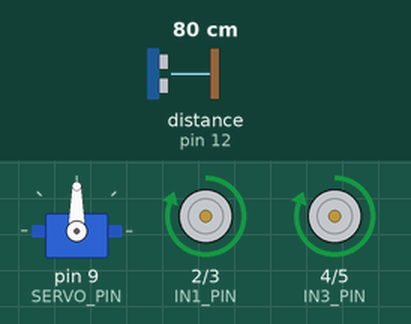
This sketch was run on a simulated Arduino Uno, built with avr-gcc and run on an emulated ATmega328P. Shown: servo, motor-driver pin pairs drawn as motors (green arrow = first pin HIGH = forward, orange = second pin HIGH = backward, longer = more drive). Wiring (inferred from the names in the program): ultrasonic range finder: trigger pin 11; echo pin 12. The inputs (shaded band) are chosen by the test bench; at power-on: distance to the obstacle (sensor on pin 12) 80 cm. The echo pulse lasts 58.3 µs per cm.

Above: at 2.0 s.
2.1 s: distance to the obstacle (sensor on pin 12) set to 29 cm
3.6 s: distance to the obstacle (sensor on pin 12) set to 24 cm
At 6.5 s:
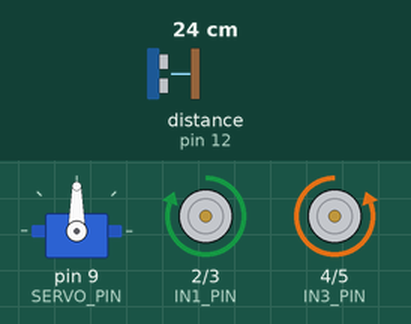
6.6 s: distance to the obstacle (sensor on pin 12) set to 35 cm
At 7.2 s:
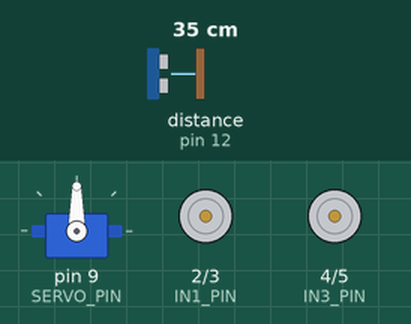
8.8 s: distance to the obstacle (sensor on pin 12) set to 2 cm
At 10.25 s:
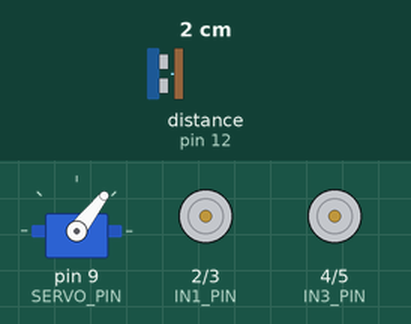
14.8 s: distance to the obstacle (sensor on pin 12) set to 60 cm
At 14.98 s:
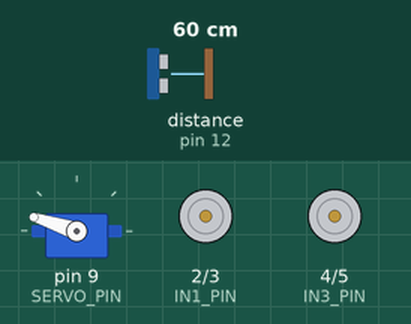
Timing chart, 0 to 17.8 s (numbered marks = the images above; inputs shaded):
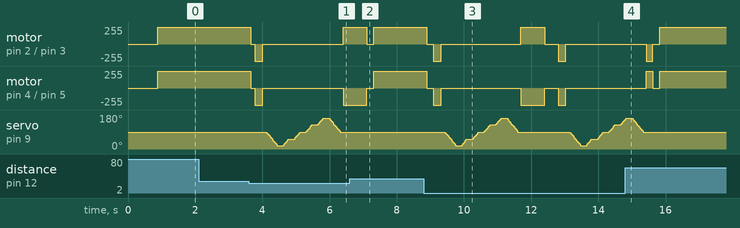

The sketch:

02_Guardian_V1_Obstacle_Avoider.ino
```cpp
/*
  Guardian V1 - obstacle avoiding 4WD Arduino car

  Hardware used (only the parts already on your car):
    Arduino Uno + Sensor Shield V5.0
    L298N motor driver (ENA and ENB jumpers FITTED)
    HC-SR04 ultrasonic sensor on an SG90 servo

  Wiring used:
    L298N IN1 -> D2       L298N IN2 -> D3
    L298N IN3 -> D4       L298N IN4 -> D5
    Servo signal -> D9
    HC-SR04 TRIG -> D11   HC-SR04 ECHO -> D12

  Important: with ENA/ENB jumpers fitted, D2-D5 are direction inputs,
  not speed-control pins. This is why this sketch uses digitalWrite for
  the motors. Do not use analogWrite on these four pins.
*/

#include <Servo.h>

// -------------------- PIN MAP --------------------
const byte IN1_PIN = 2;       // L298N IN1: left motors
const byte IN2_PIN = 3;       // L298N IN2: left motors
const byte IN3_PIN = 4;       // L298N IN3: right motors
const byte IN4_PIN = 5;       // L298N IN4: right motors
const byte SERVO_PIN = 9;
const byte TRIG_PIN = 11;
const byte ECHO_PIN = 12;

// ---------------- EASY SETTINGS ------------------
// Change these only after testing. Times depend on battery charge and floor.
const int OBSTACLE_CM = 24;       // stop and look when something is nearer
const int VERY_CLOSE_CM = 12;     // emergency stop distance
const int CLEAR_CM = 45;          // distance considered a comfortably open path
const int MAX_SCAN_CM = 150;      // distances farther than this count as this

const int SERVO_CENTER = 90;
const int SERVO_RIGHT = 18;       // safe physical right limit
const int SERVO_LEFT = 162;       // safe physical left limit
const int SERVO_STEP = 3;

const unsigned long REVERSE_MS = 230;
const unsigned long GENTLE_TURN_MS = 190;
const unsigned long NORMAL_TURN_MS = 355;
const unsigned long UTURN_MS = 700; // tune this first if U-turn is not 180 degrees

// If forward is backwards on your particular car, swap HIGH and LOW in BOTH
// pairs below. Do not change the wiring while the battery is connected.
const byte LEFT_FORWARD_IN1 = HIGH;
const byte LEFT_FORWARD_IN2 = LOW;
const byte RIGHT_FORWARD_IN3 = HIGH;
const byte RIGHT_FORWARD_IN4 = LOW;

Servo scanner;
int currentServoAngle = SERVO_CENTER;

struct ScanResult {
  int rightWide;
  int rightNear;
  int front;
  int leftNear;
  int leftWide;
};

// ------------------ MOTOR CONTROL -----------------
void stopCar() {
  // Coast: both inputs LOW on each L298N channel.
  digitalWrite(IN1_PIN, LOW);
  digitalWrite(IN2_PIN, LOW);
  digitalWrite(IN3_PIN, LOW);
  digitalWrite(IN4_PIN, LOW);
}

void forward() {
  digitalWrite(IN1_PIN, LEFT_FORWARD_IN1);
  digitalWrite(IN2_PIN, LEFT_FORWARD_IN2);
  digitalWrite(IN3_PIN, RIGHT_FORWARD_IN3);
  digitalWrite(IN4_PIN, RIGHT_FORWARD_IN4);
}

void backward() {
  digitalWrite(IN1_PIN, LEFT_FORWARD_IN2);
  digitalWrite(IN2_PIN, LEFT_FORWARD_IN1);
  digitalWrite(IN3_PIN, RIGHT_FORWARD_IN4);
  digitalWrite(IN4_PIN, RIGHT_FORWARD_IN3);
}

// From the driver's seat: left wheels forward, right wheels backward.
void spinRight() {
  digitalWrite(IN1_PIN, LEFT_FORWARD_IN1);
  digitalWrite(IN2_PIN, LEFT_FORWARD_IN2);
  digitalWrite(IN3_PIN, RIGHT_FORWARD_IN4);
  digitalWrite(IN4_PIN, RIGHT_FORWARD_IN3);
}

// From the driver's seat: left wheels backward, right wheels forward.
void spinLeft() {
  digitalWrite(IN1_PIN, LEFT_FORWARD_IN2);
  digitalWrite(IN2_PIN, LEFT_FORWARD_IN1);
  digitalWrite(IN3_PIN, RIGHT_FORWARD_IN3);
  digitalWrite(IN4_PIN, RIGHT_FORWARD_IN4);
}

void reverseBriefly() {
  backward();
  delay(REVERSE_MS);
  stopCar();
  delay(100);
}

void turnRightFor(unsigned long timeMs) {
  spinRight();
  delay(timeMs);
  stopCar();
  delay(100);
}

void turnLeftFor(unsigned long timeMs) {
  spinLeft();
  delay(timeMs);
  stopCar();
  delay(100);
}

// ---------------- SERVO AND ULTRASONIC ------------
void moveScannerTo(int target) {
  target = constrain(target, SERVO_RIGHT, SERVO_LEFT);

  if (target > currentServoAngle) {
    for (int angle = currentServoAngle; angle < target; angle += SERVO_STEP) {
      scanner.write(angle);
      delay(14);
    }
  } else {
    for (int angle = currentServoAngle; angle > target; angle -= SERVO_STEP) {
      scanner.write(angle);
      delay(14);
    }
  }

  scanner.write(target);
  currentServoAngle = target;
  delay(90); // let the servo stop shaking before listening
}

int rawDistanceCm() {
  digitalWrite(TRIG_PIN, LOW);
  delayMicroseconds(3);
  digitalWrite(TRIG_PIN, HIGH);
  delayMicroseconds(10);
  digitalWrite(TRIG_PIN, LOW);

  // 12 ms is approximately 2 metres. A missing echo means open space.
  unsigned long duration = pulseIn(ECHO_PIN, HIGH, 12000UL);
  if (duration == 0) return MAX_SCAN_CM;

  int cm = (int)(duration / 58UL);
  if (cm < 2) return 2;
  return constrain(cm, 2, MAX_SCAN_CM);
}

int reliableDistanceCm() {
  // Median of three readings: rejects one bad ultrasonic echo.
  int a = rawDistanceCm(); delay(35);
  int b = rawDistanceCm(); delay(35);
  int c = rawDistanceCm();

  if (a > b) { int t = a; a = b; b = t; }
  if (b > c) { int t = b; b = c; c = t; }
  if (a > b) { int t = a; a = b; b = t; }
  return b;
}

int scanAt(int angle) {
  moveScannerTo(angle);
  return reliableDistanceCm();
}

// -------------------- ROBOT BRAIN -----------------
ScanResult scanSurroundings() {
  ScanResult s;

  // Sweep right-to-left so the head looks naturally rather than jumping.
  s.rightWide = scanAt(SERVO_RIGHT);
  s.rightNear = scanAt(52);
  s.front     = scanAt(SERVO_CENTER);
  s.leftNear  = scanAt(128);
  s.leftWide  = scanAt(SERVO_LEFT);

  moveScannerTo(SERVO_CENTER);
  return s;
}

int sideScore(int nearDistance, int wideDistance) {
  // The near diagonal is more important: it prevents turning into a wall.
  return nearDistance * 2 + wideDistance;
}

bool sideIsBlocked(int nearDistance, int wideDistance) {
  return nearDistance < OBSTACLE_CM && wideDistance < OBSTACLE_CM;
}

void avoidObstacle() {
  stopCar();
  delay(120);

  // Back up first so a standing turn does not rub the obstacle with a wheel.
  reverseBriefly();

  ScanResult s = scanSurroundings();
  bool rightBlocked = sideIsBlocked(s.rightNear, s.rightWide);
  bool leftBlocked = sideIsBlocked(s.leftNear, s.leftWide);

  // Dead end: both sides tight. Make a full turn-around.
  if (rightBlocked && leftBlocked) {
    turnRightFor(UTURN_MS);
    return;
  }

  int rightScore = sideScore(s.rightNear, s.rightWide);
  int leftScore = sideScore(s.leftNear, s.leftWide);

  if (rightScore > leftScore) {
    // A wide-open right side needs a normal turn; a diagonal opening needs less.
    turnRightFor((s.rightNear >= CLEAR_CM) ? NORMAL_TURN_MS : GENTLE_TURN_MS);
  } else if (leftScore > rightScore) {
    turnLeftFor((s.leftNear >= CLEAR_CM) ? NORMAL_TURN_MS : GENTLE_TURN_MS);
  } else {
    // Same amount of space: alternate choice using Arduino's changing timer.
    if ((millis() / 1000UL) % 2 == 0) turnRightFor(NORMAL_TURN_MS);
    else turnLeftFor(NORMAL_TURN_MS);
  }
}

void setup() {
  pinMode(IN1_PIN, OUTPUT);
  pinMode(IN2_PIN, OUTPUT);
  pinMode(IN3_PIN, OUTPUT);
  pinMode(IN4_PIN, OUTPUT);
  pinMode(TRIG_PIN, OUTPUT);
  pinMode(ECHO_PIN, INPUT);

  stopCar();
  digitalWrite(TRIG_PIN, LOW);

  scanner.attach(SERVO_PIN);
  scanner.write(SERVO_CENTER);
  currentServoAngle = SERVO_CENTER;
  delay(800); // keep still while the servo finds its centre
}

void loop() {
  // The sensor remains centred while driving.
  int frontDistance = reliableDistanceCm();

  if (frontDistance <= VERY_CLOSE_CM) {
    stopCar();
    delay(80);
    avoidObstacle();
  } else if (frontDistance <= OBSTACLE_CM) {
    avoidObstacle();
  } else {
    forward();
  }

  delay(35);
}
```

Measured:
- the behaviour switches between 26 and 25 cm on distance to the obstacle (sensor on pin 12) (found by bisection; images 0 and 1)
- after the input at 2.1 s, every drawn part: stays the same
- after the input at 6.6 s, servo on pin 9 (SERVO_PIN): stops changing and stays 90°
- after the input at 14.8 s, servo on pin 9 (SERVO_PIN): goes on until 15.3 s, then stays 90°
